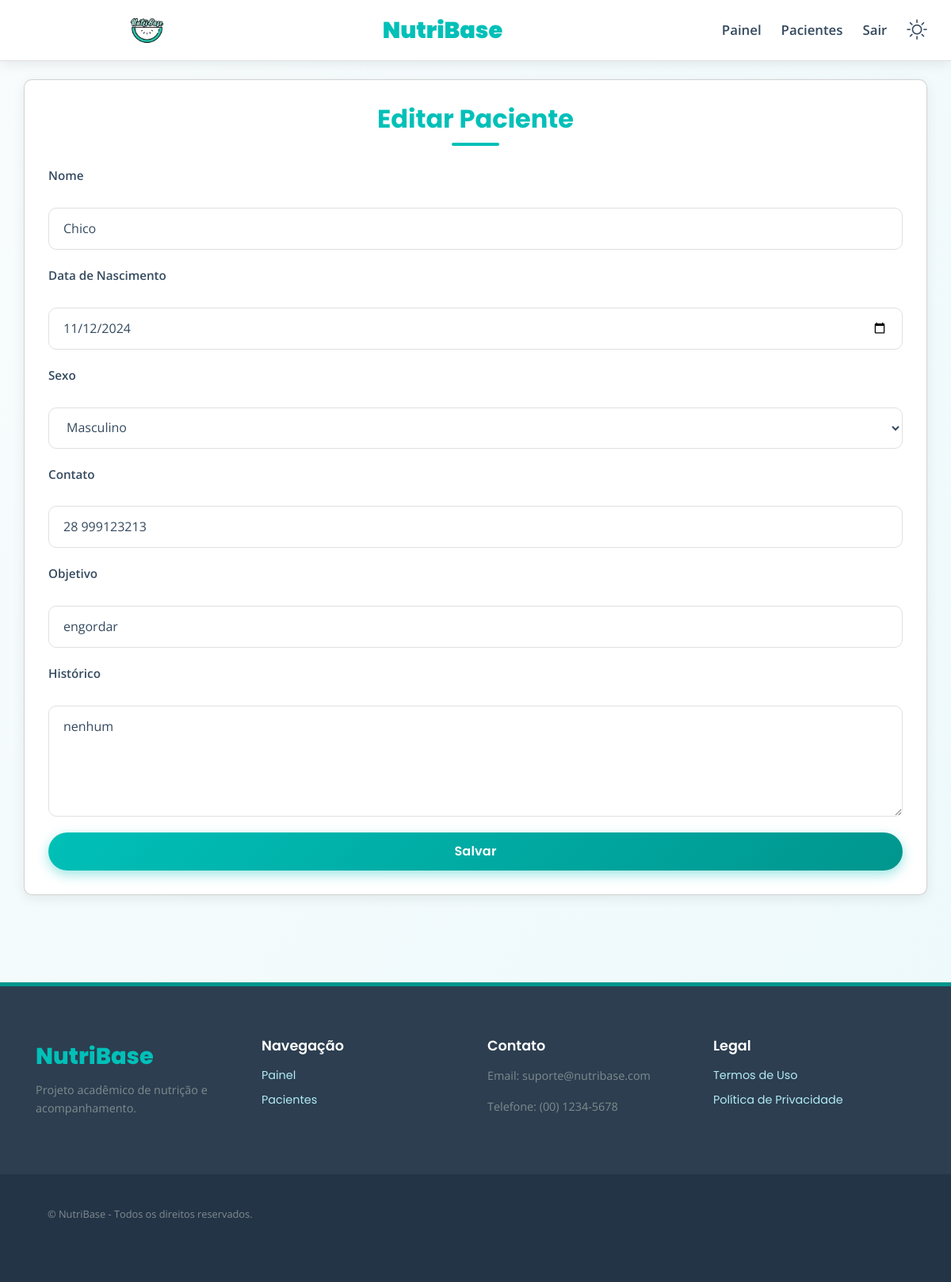
The app's page /pacientes/editar/1 (signed in) with its own data.
### models/paciente.py (models this page shows)
class Paciente(db.Model):
    __tablename__ = 'paciente'
    id = db.Column(db.Integer, primary_key=True)
    nome = db.Column(db.String(150), nullable=False)
    data_nascimento = db.Column(db.String(20))
    sexo = db.Column(db.String(10))
    contato = db.Column(db.String(120))
    objetivo = db.Column(db.String(200))
    historico = db.Column(db.Text)
    usuario_id = db.Column(db.Integer, db.ForeignKey('usuario.id'), nullable=False)
    avaliacoes = db.relationship('Avaliacao', backref='paciente', lazy=True)

### routes/pacientes.py (the view, shortened to what this page needs)
@pacientes_bp.route('/editar/<int:id>', methods=['GET', 'POST'])
def editar_paciente(id):
    user_id = session.get('user_id')
    if not user_id:
        return redirect(url_for('usuarios.login_page'))
    p = Paciente.query.get_or_404(id)
    if p.usuario_id != user_id:
        flash('Acesso não autorizado.', 'error')
        return redirect(url_for('pacientes.listar_pacientes'))
    return render_template('paciente_form.html', paciente=p)

### templates/paciente_form.html (shortened to what this page needs)
{% extends 'base.html' %}
{% block content %}
    <div class="card">
        <h2>{{ paciente and 'Editar Paciente' or 'Novo Paciente' }}</h2>
        <form method="post">
            <label>Nome</label>
            <input type="text" name="nome" value="{{ paciente.nome if paciente else '' }}" required>
            <label>Data de Nascimento</label>
            <input type="date" name="data_nascimento" value="{{ paciente.data_nascimento if paciente else '' }}">
            <label>Sexo</label>
            <select name="sexo">
                <option value="Masculino" {% if paciente and paciente.sexo=='Masculino' %}selected{% endif %}>Masculino</option>
            </select>
            <label>Contato</label>
            <input type="text" name="contato" value="{{ paciente.contato if paciente else '' }}">
            <label>Objetivo</label>
            <input type="text" name="objetivo" value="{{ paciente.objetivo if paciente else '' }}">
            <label>Histórico</label>
            <textarea name="historico">{{ paciente.historico if paciente else '' }}</textarea>
            <button class="btn" type="submit">Salvar</button>
        </form>
    </div>
{% endblock %}

### static/css/style.css (style rules this page uses)
:root { --primary-blue: #00c0b8; --primary-blue-dark: #00968e; --dark-primary-blue: #28c0a8; --dark-primary-blue-dark: #199480; --light-text: #34495e; --light-text-medium: #7f8c8d; --light-bg-body: #f4f7fa; --light-bg-card: #ffffff; --light-border: #e0e0e0; --light-shadow: 0 4px 15px rgba(0, 0, 0, 0.08); --light-table-strip: #f7f9fb; --light-table-hover: #eaf3ff; --light-gradient-start: #f8fcfd; --light-gradient-end: #edf9fb; --light-footer-bg: #2c3e50; --light-footer-text: #ecf0f1; --dark-text: #ecf0f1; --dark-text-medium: #bdc3c7; --dark-bg-body: #1e272e; --dark-bg-card: #2c3e50; --dark-border: #4a6372; --dark-shadow: 0 8px 25px rgba(0, 0, 0, 0.5); --dark-table-strip: #222d3a; --dark-table-hover: #29384d; --dark-footer-bg: #1e272e; --dark-footer-text: #ecf0f1; --bg-hero-image-url: url('/static/backgroundimage.png'); --text-color: var(--light-text); --text-medium-color: var(--light-text-medium); --bg-body: var(--light-bg-body); --bg-card: var(--light-bg-card); --border-color: var(--light-border); --shadow-color: var(--light-shadow); --table-strip-color: var(--light-table-strip); --table-hover-color: var(--light-table-hover); --bg-gradient-start: var(--light-gradient-start); --bg-gradient-end: var(--light-gradient-end); --footer-bg: var(--light-footer-bg); --footer-text: var(--light-footer-text); --transition-speed: 0.3s ease-in-out; --border-radius-main: 10px; --border-radius-button: 50px; --max-width-content: 1300px; }
* { box-sizing: border-box; margin: 0; padding: 0; min-width: 0; transition: background-color 0.3s, color 0.3s, border-color 0.3s, box-shadow 0.3s; }
body { font-family: 'Poppins', 'Open Sans', sans-serif; background: linear-gradient(to bottom right, var(--bg-gradient-start), var(--bg-gradient-end)); color: var(--text-color); line-height: 1.6; -webkit-font-smoothing: antialiased; padding-top: 80px; width: 100vw; overflow-x: hidden; min-width: 0; }
h1, h2, h3, h4, h5, h6 { font-family: 'Poppins', sans-serif; font-weight: 700; color: var(--text-color); }
.card { background: var(--bg-card); border-radius: var(--border-radius-main); box-shadow: var(--shadow-color); padding: 30px; margin-bottom: 30px; transition: var(--transition-speed); }
.card h2 { color: var(--primary-blue); margin-bottom: 25px; text-align: center; position: relative; padding-bottom: 15px; }
.card h2::after { content: ''; position: absolute; left: 50%; bottom: 0; transform: translateX(-50%); width: 60px; height: 4px; background-color: var(--primary-blue); border-radius: 2px; }
.btn, .btn-secondary { display: inline-flex; align-items: center; justify-content: center; padding: 12px 25px; border: none; border-radius: var(--border-radius-button); cursor: pointer; font-family: 'Poppins', sans-serif; font-weight: 600; font-size: 1rem; letter-spacing: 0.2px; text-transform: none; transition: all var(--transition-speed); position: relative; z-index: 1; }
.btn { background: linear-gradient(135deg, var(--primary-blue) 0%, var(--primary-blue-dark) 100%); color: #ffffff !important; box-shadow: 0 5px 15px rgba(0, 192, 184, 0.4); }
form { display: grid; gap: 20px; }
label { display: block; font-family: 'Open Sans', sans-serif; font-weight: 600; margin-bottom: 8px; color: var(--text-color); font-size: 0.95rem; }
input[type="text"], input[type="email"], input[type="password"], input[type="number"], input[type="date"], select, textarea { width: 100%; padding: 13px 18px; border: 1px solid var(--border-color); border-radius: var(--border-radius-main); font-family: 'Open Sans', sans-serif; font-size: 1rem; color: var(--text-color); background-color: var(--bg-card); transition: all var(--transition-speed); }
textarea { resize: vertical; min-height: 140px; }

### records on screen
Paciente: nome "Chico", data_nascimento "11/12/2024", sexo "Masculino", contato "28 999123213", objetivo "engordar", historico "nenhum"

### other values on screen
{{ paciente and 'Editar Paciente' or 'Novo Paciente' }} "Editar Paciente"
